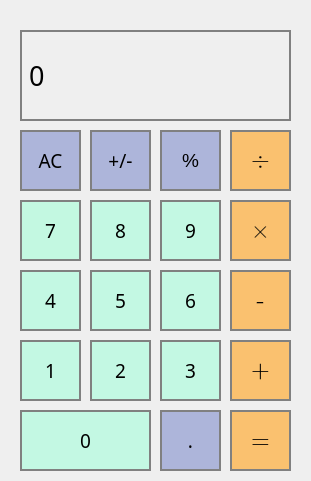
<?xml version="1.0" encoding="UTF-8"?>
<ui version="4.0">
 <class>MainWindow</class>
 <widget class="QMainWindow" name="MainWindow">
  <property name="geometry">
   <rect>
    <x>0</x>
    <y>0</y>
    <width>311</width>
    <height>481</height>
   </rect>
  </property>
  <property name="tabletTracking">
   <bool>false</bool>
  </property>
  <property name="windowTitle">
   <string>MainWindow</string>
  </property>
  <property name="autoFillBackground">
   <bool>false</bool>
  </property>
  <property name="styleSheet">
   <string notr="true">QMainWindow { 
border-radius: 3px;
}</string>
  </property>
  <widget class="QWidget" name="centralwidget">
   <widget class="QPushButton" name="pushButton_2">
    <property name="geometry">
     <rect>
      <x>90</x>
      <y>340</y>
      <width>61</width>
      <height>61</height>
     </rect>
    </property>
    <property name="font">
     <font>
      <family>a_LCDNova</family>
      <pointsize>14</pointsize>
     </font>
    </property>
    <property name="styleSheet">
     <string notr="true">QPushButton {
	border: 2px solid gray;
	background-color: #C3F8E3;
}

QPushButton:pressed {
	background-color: qlineargradient(x1:0, y1:0, x2:0, y2:1
								stop:0 #dadbde, stop: 1#f6f7fa);
}</string>
    </property>
    <property name="text">
     <string>2</string>
    </property>
   </widget>
   <widget class="QPushButton" name="pushButton_multiply">
    <property name="geometry">
     <rect>
      <x>230</x>
      <y>200</y>
      <width>61</width>
      <height>61</height>
     </rect>
    </property>
    <property name="font">
     <font>
      <family>Cambria Math</family>
      <pointsize>18</pointsize>
     </font>
    </property>
    <property name="styleSheet">
     <string notr="true">QPushButton {
	
	border: 2px solid gray;
	background-color: #FAC16F;
}

QPushButton:pressed {
	background-color: qlineargradient(x1:0, y1:0, x2:0, y2:1
								stop:0 #dadbde, stop: 1#f6f7fa);
}</string>
    </property>
    <property name="text">
     <string>×</string>
    </property>
   </widget>
   <widget class="QPushButton" name="pushButton_sign">
    <property name="geometry">
     <rect>
      <x>90</x>
      <y>130</y>
      <width>61</width>
      <height>61</height>
     </rect>
    </property>
    <property name="font">
     <font>
      <family>Bahnschrift Light</family>
      <pointsize>14</pointsize>
      <weight>50</weight>
      <bold>false</bold>
     </font>
    </property>
    <property name="styleSheet">
     <string notr="true">QPushButton {
	background-color: #ADB5DA;
	
    border: 2px solid gray;
   
    

}

QPushButton:pressed {
	background-color: qlineargradient(x1:0, y1:0, x2:0, y2:1
								stop:0 #dadbde, stop: 1#f6f7fa);
}
</string>
    </property>
    <property name="text">
     <string>+/-</string>
    </property>
   </widget>
   <widget class="QPushButton" name="pushButton_petcent">
    <property name="geometry">
     <rect>
      <x>160</x>
      <y>130</y>
      <width>61</width>
      <height>61</height>
     </rect>
    </property>
    <property name="font">
     <font>
      <family>Arial</family>
      <pointsize>14</pointsize>
      <weight>50</weight>
      <bold>false</bold>
     </font>
    </property>
    <property name="styleSheet">
     <string notr="true">QPushButton {
	background-color: #ADB5DA;
	
    border: 2px solid gray;
   
    

}

QPushButton:pressed {
	background-color: qlineargradient(x1:0, y1:0, x2:0, y2:1
								stop:0 #dadbde, stop: 1#f6f7fa);
}
</string>
    </property>
    <property name="text">
     <string>%</string>
    </property>
   </widget>
   <widget class="QPushButton" name="pushButton_4">
    <property name="geometry">
     <rect>
      <x>20</x>
      <y>270</y>
      <width>61</width>
      <height>61</height>
     </rect>
    </property>
    <property name="font">
     <font>
      <family>a_LCDNova</family>
      <pointsize>14</pointsize>
     </font>
    </property>
    <property name="styleSheet">
     <string notr="true">QPushButton {
	border: 2px solid gray;
	background-color: #C3F8E3;
}

QPushButton:pressed {
	background-color: qlineargradient(x1:0, y1:0, x2:0, y2:1
								stop:0 #dadbde, stop: 1#f6f7fa);
}</string>
    </property>
    <property name="text">
     <string>4</string>
    </property>
   </widget>
   <widget class="QPushButton" name="pushButton_7">
    <property name="geometry">
     <rect>
      <x>20</x>
      <y>200</y>
      <width>61</width>
      <height>61</height>
     </rect>
    </property>
    <property name="font">
     <font>
      <family>a_LCDNova</family>
      <pointsize>14</pointsize>
     </font>
    </property>
    <property name="styleSheet">
     <string notr="true">QPushButton {
	border: 2px solid gray;
	background-color: #C3F8E1;
}

QPushButton:pressed {
	background-color: qlineargradient(x1:0, y1:0, x2:0, y2:1
								stop:0 #dadbde, stop: 1#f6f7fa);
}</string>
    </property>
    <property name="text">
     <string>7</string>
    </property>
   </widget>
   <widget class="QPushButton" name="pushButton_minus">
    <property name="geometry">
     <rect>
      <x>230</x>
      <y>270</y>
      <width>61</width>
      <height>61</height>
     </rect>
    </property>
    <property name="font">
     <font>
      <family>Cambria Math</family>
      <pointsize>18</pointsize>
     </font>
    </property>
    <property name="styleSheet">
     <string notr="true">QPushButton {
	
	border: 2px solid gray;
	background-color: #FAC16F;
}

QPushButton:pressed {
	background-color: qlineargradient(x1:0, y1:0, x2:0, y2:1
								stop:0 #dadbde, stop: 1#f6f7fa);
}</string>
    </property>
    <property name="text">
     <string>-</string>
    </property>
   </widget>
   <widget class="QPushButton" name="pushButton_plus">
    <property name="geometry">
     <rect>
      <x>230</x>
      <y>340</y>
      <width>61</width>
      <height>61</height>
     </rect>
    </property>
    <property name="font">
     <font>
      <family>Cambria Math</family>
      <pointsize>18</pointsize>
     </font>
    </property>
    <property name="styleSheet">
     <string notr="true">QPushButton {
	
	border: 2px solid gray;
	background-color: #FAC16F;
}

QPushButton:pressed {
	background-color: qlineargradient(x1:0, y1:0, x2:0, y2:1
								stop:0 #dadbde, stop: 1#f6f7fa);
}</string>
    </property>
    <property name="text">
     <string>+</string>
    </property>
   </widget>
   <widget class="QPushButton" name="pushButton_5">
    <property name="geometry">
     <rect>
      <x>90</x>
      <y>270</y>
      <width>61</width>
      <height>61</height>
     </rect>
    </property>
    <property name="font">
     <font>
      <family>a_LCDNova</family>
      <pointsize>14</pointsize>
     </font>
    </property>
    <property name="styleSheet">
     <string notr="true">QPushButton {
	border: 2px solid gray;
	background-color: #C3F8E3;
}

QPushButton:pressed {
	background-color: qlineargradient(x1:0, y1:0, x2:0, y2:1
								stop:0 #dadbde, stop: 1#f6f7fa);
}</string>
    </property>
    <property name="text">
     <string>5</string>
    </property>
   </widget>
   <widget class="QLabel" name="display">
    <property name="geometry">
     <rect>
      <x>20</x>
      <y>30</y>
      <width>271</width>
      <height>91</height>
     </rect>
    </property>
    <property name="font">
     <font>
      <family>a_LCDNova</family>
      <pointsize>20</pointsize>
     </font>
    </property>
    <property name="cursor">
     <cursorShape>ArrowCursor</cursorShape>
    </property>
    <property name="styleSheet">
     <string notr="true">QLabel {
	qproperty-alignment: 'AlignVCenter | AlignRight';
	border: 2px solid gray;
}</string>
    </property>
    <property name="text">
     <string>0</string>
    </property>
   </widget>
   <widget class="QPushButton" name="pushButton_9">
    <property name="geometry">
     <rect>
      <x>160</x>
      <y>200</y>
      <width>61</width>
      <height>61</height>
     </rect>
    </property>
    <property name="font">
     <font>
      <family>a_LCDNova</family>
      <pointsize>14</pointsize>
     </font>
    </property>
    <property name="styleSheet">
     <string notr="true">QPushButton {
	border: 2px solid gray;
	background-color: #C3F8E3;
}

QPushButton:pressed {
	background-color: qlineargradient(x1:0, y1:0, x2:0, y2:1
								stop:0 #dadbde, stop: 1#f6f7fa);
}</string>
    </property>
    <property name="text">
     <string>9</string>
    </property>
   </widget>
   <widget class="QPushButton" name="pushButton_1">
    <property name="geometry">
     <rect>
      <x>20</x>
      <y>340</y>
      <width>61</width>
      <height>61</height>
     </rect>
    </property>
    <property name="font">
     <font>
      <family>a_LCDNova</family>
      <pointsize>14</pointsize>
     </font>
    </property>
    <property name="styleSheet">
     <string notr="true">QPushButton {
	border: 2px solid gray;
	background-color: #C3F8E3;
}

QPushButton:pressed {
	background-color: qlineargradient(x1:0, y1:0, x2:0, y2:1
								stop:0 #dadbde, stop: 1#f6f7fa);
}</string>
    </property>
    <property name="text">
     <string>1</string>
    </property>
   </widget>
   <widget class="QPushButton" name="pushButton_dot">
    <property name="geometry">
     <rect>
      <x>160</x>
      <y>410</y>
      <width>61</width>
      <height>61</height>
     </rect>
    </property>
    <property name="font">
     <font>
      <family>Bahnschrift Light</family>
      <pointsize>14</pointsize>
      <weight>50</weight>
      <bold>false</bold>
     </font>
    </property>
    <property name="styleSheet">
     <string notr="true">QPushButton {
	background-color: #ADB5DA;
	
    border: 2px solid gray;
   
    

}

QPushButton:pressed {
	background-color: qlineargradient(x1:0, y1:0, x2:0, y2:1
								stop:0 #dadbde, stop: 1#f6f7fa);
}
</string>
    </property>
    <property name="text">
     <string>.</string>
    </property>
   </widget>
   <widget class="QPushButton" name="pushButton_3">
    <property name="geometry">
     <rect>
      <x>160</x>
      <y>340</y>
      <width>61</width>
      <height>61</height>
     </rect>
    </property>
    <property name="font">
     <font>
      <family>a_LCDNova</family>
      <pointsize>14</pointsize>
     </font>
    </property>
    <property name="styleSheet">
     <string notr="true">QPushButton {
	border: 2px solid gray;
	background-color: #C3F8E3;
}

QPushButton:pressed {
	background-color: qlineargradient(x1:0, y1:0, x2:0, y2:1
								stop:0 #dadbde, stop: 1#f6f7fa);
}</string>
    </property>
    <property name="text">
     <string>3</string>
    </property>
   </widget>
   <widget class="QPushButton" name="pushButton_equally">
    <property name="geometry">
     <rect>
      <x>230</x>
      <y>410</y>
      <width>61</width>
      <height>61</height>
     </rect>
    </property>
    <property name="font">
     <font>
      <family>Cambria Math</family>
      <pointsize>18</pointsize>
     </font>
    </property>
    <property name="styleSheet">
     <string notr="true">QPushButton {
	
	border: 2px solid gray;
	background-color: #FAC16F;
}

QPushButton:pressed {
	background-color: qlineargradient(x1:0, y1:0, x2:0, y2:1
								stop:0 #dadbde, stop: 1#f6f7fa);
}</string>
    </property>
    <property name="text">
     <string>=</string>
    </property>
   </widget>
   <widget class="QPushButton" name="pushButton_0">
    <property name="geometry">
     <rect>
      <x>20</x>
      <y>410</y>
      <width>131</width>
      <height>61</height>
     </rect>
    </property>
    <property name="font">
     <font>
      <family>a_LCDNova</family>
      <pointsize>14</pointsize>
     </font>
    </property>
    <property name="styleSheet">
     <string notr="true">QPushButton {
	border: 2px solid gray;
	background-color: #C3F8E3;
}

QPushButton:pressed {
	background-color: qlineargradient(x1:0, y1:0, x2:0, y2:1
								stop:0 #dadbde, stop: 1#f6f7fa);
}</string>
    </property>
    <property name="text">
     <string>0</string>
    </property>
   </widget>
   <widget class="QPushButton" name="pushButton_6">
    <property name="geometry">
     <rect>
      <x>160</x>
      <y>270</y>
      <width>61</width>
      <height>61</height>
     </rect>
    </property>
    <property name="font">
     <font>
      <family>a_LCDNova</family>
      <pointsize>14</pointsize>
     </font>
    </property>
    <property name="styleSheet">
     <string notr="true">QPushButton {
	border: 2px solid gray;
	background-color: #C3F8E3;
}

QPushButton:pressed {
	background-color: qlineargradient(x1:0, y1:0, x2:0, y2:1
								stop:0 #dadbde, stop: 1#f6f7fa);
}</string>
    </property>
    <property name="text">
     <string>6</string>
    </property>
   </widget>
   <widget class="QPushButton" name="button_ac">
    <property name="geometry">
     <rect>
      <x>20</x>
      <y>130</y>
      <width>61</width>
      <height>61</height>
     </rect>
    </property>
    <property name="font">
     <font>
      <family>Bahnschrift Light SemiCondensed</family>
      <pointsize>14</pointsize>
      <weight>50</weight>
      <bold>false</bold>
     </font>
    </property>
    <property name="styleSheet">
     <string notr="true">QPushButton {
	background-color: #ADB5DA;
	
    border: 2px solid gray;
   
    

}

QPushButton:pressed {
	background-color: qlineargradient(x1:0, y1:0, x2:0, y2:1
								stop:0 #dadbde, stop: 1#f6f7fa);
}
</string>
    </property>
    <property name="text">
     <string>AC</string>
    </property>
   </widget>
   <widget class="QPushButton" name="pushButton_8">
    <property name="geometry">
     <rect>
      <x>90</x>
      <y>200</y>
      <width>61</width>
      <height>61</height>
     </rect>
    </property>
    <property name="font">
     <font>
      <family>a_LCDNova</family>
      <pointsize>14</pointsize>
     </font>
    </property>
    <property name="styleSheet">
     <string notr="true">QPushButton {
	border: 2px solid gray;
	background-color: #C3F8E3;
}

QPushButton:pressed {
	background-color: qlineargradient(x1:0, y1:0, x2:0, y2:1
								stop:0 #dadbde, stop: 1#f6f7fa);
}</string>
    </property>
    <property name="text">
     <string>8</string>
    </property>
   </widget>
   <widget class="QPushButton" name="pushButton_split">
    <property name="geometry">
     <rect>
      <x>230</x>
      <y>130</y>
      <width>61</width>
      <height>61</height>
     </rect>
    </property>
    <property name="font">
     <font>
      <family>Cambria Math</family>
      <pointsize>18</pointsize>
     </font>
    </property>
    <property name="styleSheet">
     <string notr="true">QPushButton {
	
	border: 2px solid gray;
	background-color: #FAC16F;
}

QPushButton:pressed {
	background-color: qlineargradient(x1:0, y1:0, x2:0, y2:1
								stop:0 #dadbde, stop: 1#f6f7fa);
}</string>
    </property>
    <property name="text">
     <string>÷</string>
    </property>
   </widget>
  </widget>
 </widget>
 <resources/>
 <connections/>
</ui>
